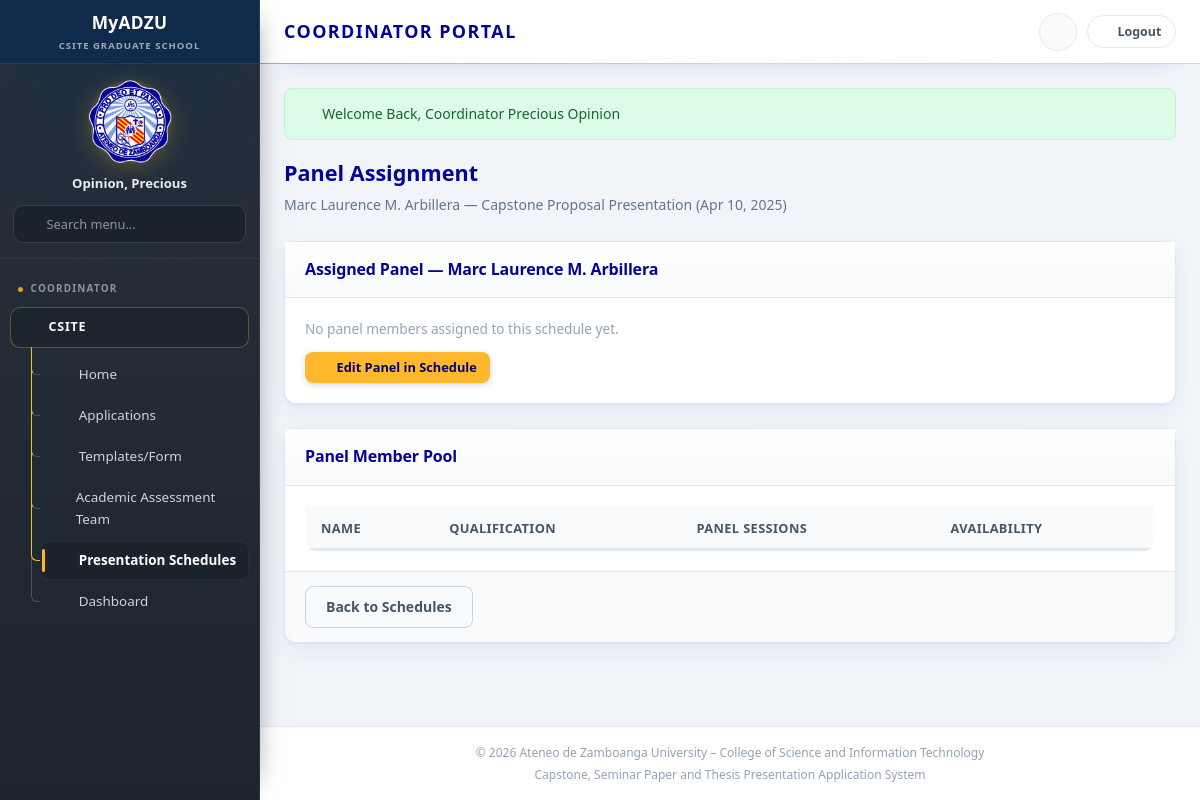
The app's page /coordinator/schedule/panel.php (signed in), older data.
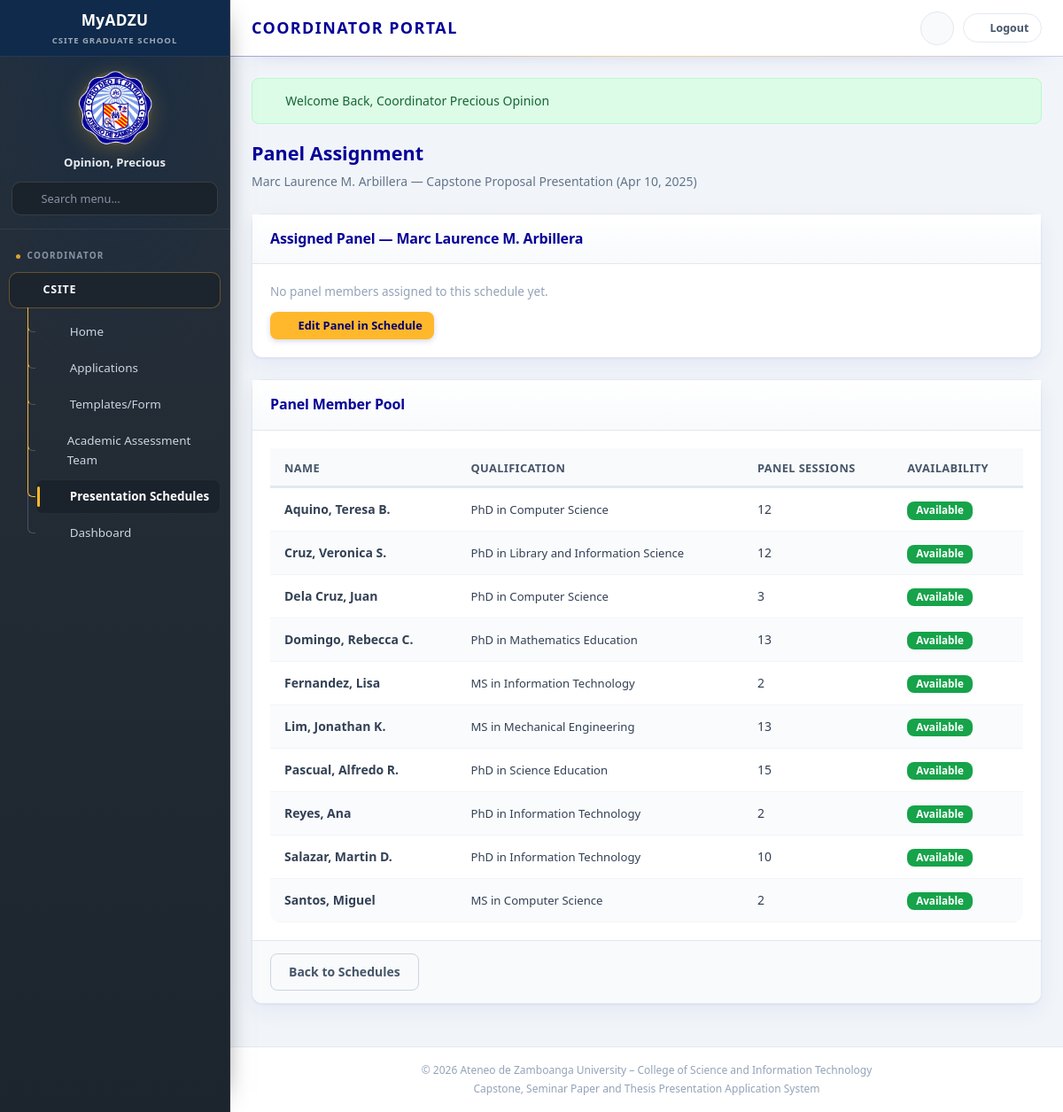
The same page, newer data.
### tables this page shows
CREATE TABLE `panel_members` (
  `panel_member_id` int(11) NOT NULL,
  `first_name` varchar(100) NOT NULL,
  `middle_name` varchar(100) DEFAULT NULL,
  `last_name` varchar(100) NOT NULL,
  `qualification` varchar(150) NOT NULL,
  `email` varchar(100) DEFAULT NULL,
  `availability` enum('available','unavailable') NOT NULL DEFAULT 'available',
  `notes` text DEFAULT NULL,
  `created_at` timestamp NOT NULL DEFAULT current_timestamp(),
  `updated_at` timestamp NOT NULL DEFAULT current_timestamp() ON UPDATE current_timestamp()
);

### includes/config/modules/10-ui-and-urls.php (called while the page is built, shortened)
<?php
function navActive(string $page, string $current): string {
    return $page === $current ? 'active' : '';
}
function url(string $path): string {
    return BASE_URL . '/' . ltrim($path, '/');
}

### includes/integrations/template_sync.php (called while the page is built, shortened)
<?php
function templateSeenColumn(string $role): string {
    return $role === 'coordinator' ? 'seen_coordinator_at' : 'seen_student_at';
}
function templateNotificationsUnreadCount(string $role, string $trackCode = ''): int {
    try {
        $seen = templateSeenColumn($role);
        $sql = 'SELECT COUNT(DISTINCT COALESCE(`drive_file_id`, `file_name`)) AS c FROM `template_notifications` WHERE `' . $seen . '` IS NULL';
        $params = [];
        $row = DB::query($sql, $params)->fetch();
        return (int) ($row['c'] ?? 0);
    } catch (Throwable $e) {
        return 0;
    }
}

### includes/config/db.php (called while the page is built, shortened)
<?php
class DB {
    private static $pdo = null;
    public static function getConnection() {
        if (self::$pdo === null) {
            $host = 'localhost';
            $db   = 'csite_grad_school';
            $user = 'root';
            $pass = '';
            $port = '3306';
            $dsn = "mysql:host=$host;port=$port;dbname=$db;charset=utf8mb4";
            try {
                self::$pdo = new PDO($dsn, $user, $pass, [
                    PDO::ATTR_ERRMODE            => PDO::ERRMODE_EXCEPTION,
                    PDO::ATTR_DEFAULT_FETCH_MODE => PDO::FETCH_ASSOC,
                    PDO::ATTR_EMULATE_PREPARES   => false,
                ]);
            } catch (PDOException $e) {
                die("Database Connection Error: " . $e->getMessage());
            }
        }
        return self::$pdo;
    }
    public static function query($sql, $params = []) {
        $pdo = self::getConnection();
        $stmt = $pdo->prepare($sql);
        $stmt->execute($params);
        return $stmt;
    }
}

### includes/config/modules/45-pools.php (called while the page is built, shortened)
<?php
function normalizePanelMemberRow(array $row): array {
    $firstName = trim((string) ($row['first_name'] ?? ''));
    $middleName = trim((string) ($row['middle_name'] ?? ''));
    $lastName = trim((string) ($row['last_name'] ?? ''));
    $givenName = trim(implode(' ', array_filter([$firstName, $middleName])));
    return [
        'id' => (string) ($row['panel_member_id'] ?? $row['id'] ?? ''),
        'name' => $lastName !== '' ? $lastName . ', ' . $givenName : (string) ($row['name'] ?? ''),
        'first_name' => $firstName,
        'middle_name' => $middleName,
        'last_name' => $lastName,
        'qualification' => (string) ($row['qualification'] ?? ''),
        'email' => (string) ($row['email'] ?? ''),
        'notes' => (string) ($row['notes'] ?? ''),
        'panelSessions' => (int) ($row['panel_sessions'] ?? $row['panelSessions'] ?? 0),
        'availability' => (string) ($row['availability'] ?? 'available'),
    ];
}
function databasePanelMembers(): array {
    if (class_exists('DB')) {
        try {
            $rows = DB::query('SELECT p.*, COUNT(a.assignment_id) AS panel_sessions FROM panel_members p LEFT JOIN schedule_panel_assignments a ON a.panel_member_id = p.panel_member_id GROUP BY p.panel_member_id ORDER BY p.last_name, p.first_name, p.middle_name')->fetchAll();
            return array_map('normalizePanelMemberRow', $rows);
        } catch (Throwable $e) {
        }
    }
    return array_map('normalizePanelMemberRow', storeGet('panels'));
}

### coordinator/schedule/panel.php (the view, shortened to what the changed rows need)
<?php
require_once __DIR__ . '/../../includes/config/db.php';
$role        = 'coordinator';
$currentPage = 'schedule';
$members = databasePanelMembers();
require_once __DIR__ . '/../../includes/layout/header.php';
?>
<div class="page-header">
    <h2>Panel Assignment</h2>
</div>
<div class="card">
    <div class="card-body">
        <div class="table-responsive">
            <table class="data-table">
                <thead>
                    <tr><th>Name</th><th>Qualification</th><th>Panel Sessions</th><th>Availability</th></tr>
                </thead>
                <tbody>
                    <?php foreach ($members as $pm): ?>
                    <tr>
                        <td><strong><?= htmlspecialchars($pm['name']) ?></strong></td>
                        <td style="font-size:0.82rem;"><?= htmlspecialchars($pm['qualification']) ?></td>
                        <td><?= (int) $pm['panelSessions'] ?></td>
                        <td>
                            <form method="post">
                                <button type="submit" class="btn btn-sm <?= ($pm['availability'] ?? '') === 'available' ? 'btn-success' : 'btn-outline' ?>" style="font-size:0.73rem;padding:2px 10px;">
                                    <?= ($pm['availability'] ?? '') === 'available' ? 'Available' : 'Unavailable' ?>
                                </button>
                            </form>
                        </td>
                    </tr>
                    <?php endforeach; ?>
                </tbody>
            </table>
        </div>
    </div>
</div>
<?php require_once __DIR__ . '/../../includes/layout/footer.php'; ?>

### includes/layout/sidebar.php (shortened to what the changed rows need)
<?php
$role        = $role ?? 'student';
$currentPage = $currentPage ?? '';
$isCoordinator = ($role === 'coordinator');
$templateBadgeCount = 0;
if (function_exists('templateNotificationsUnreadCount') && class_exists('DB')) {
    try {
        $templateBadgeCount = $isCoordinator
            ? templateNotificationsUnreadCount('coordinator')
            : templateNotificationsUnreadCount('student', currentStudentTrackCode());
    } catch (Throwable $e) {
        $templateBadgeCount = 0;
    }
}
$templateBadgeCount = max(0, (int) $templateBadgeCount);
$collectKeys = static function (array $links) use (&$collectKeys): array {
    $keys = [];
    foreach ($links as $item) {
        if (!empty($item['key'])) {
            $keys[] = $item['key'];
        }
        if (!empty($item['submenu'])) {
            $keys = array_merge($keys, $collectKeys($item['submenu']));
        }
    }
    return $keys;
};
$coordinatorKeys = $collectKeys($coordinatorLinks);
$csiteCoordOpen   = in_array($currentPage, $coordinatorKeys, true);
$isSubmenuChildActive = static function (array $submenu, string $current): bool {
    foreach ($submenu as $sub) {
        if (($sub['key'] ?? '') === $current) {
            return true;
        }
        if (!empty($sub['submenu'])) {
            foreach ($sub['submenu'] as $nested) {
                if (($nested['key'] ?? '') === $current) {
                    return true;
                }
            }
        }
    }
    return false;
};
$showCoordinatorSection = $isCoordinator;
?>
<aside class="sidebar myadzu-sidebar" id="sidebar" aria-label="MyADZU sidebar navigation">
  <nav class="myadzu-nav" aria-label="Portal navigation">
    <?php if ($showCoordinatorSection): ?>
      <ul>
        <li>
          <div class="myadzu-children <?= $csiteCoordOpen ? 'open' : '' ?>">
            <ul>
              <?php foreach ($coordinatorLinks as $item): ?>
                <li class="<?= $item['key'] === $currentPage || (!empty($item['submenu']) && $isSubmenuChildActive($item['submenu'], $currentPage)) ? 'is-active-path' : '' ?>" data-menu-item data-menu-label="<?= htmlspecialchars(strtolower($item['label'])) ?>">
                  <?php if (!empty($item['submenu'])): ?>
                    <?php $subOpen = $isSubmenuChildActive($item['submenu'], $currentPage) || ($item['key'] === $currentPage); ?>
                    <div class="myadzu-sub-toggle <?= $subOpen ? 'is-open' : '' ?>"
                         data-submenu-toggle role="button" tabindex="0"
                         aria-expanded="<?= $subOpen ? 'true' : 'false' ?>">
                      <i class="fas <?= htmlspecialchars($item['icon']) ?>" aria-hidden="true"></i>
                      <span><?= htmlspecialchars($item['label']) ?></span>
                      <i class="fas fa-chevron-down nav-chevron <?= $subOpen ? 'open' : '' ?>" aria-hidden="true"></i>
                    </div>
                  <?php else: ?>
                    <a class="myadzu-link <?= navActive($item['key'], $currentPage) ?>"
                       href="<?= $item['href'] ?>">
                      <i class="fas <?= htmlspecialchars($item['icon']) ?>" aria-hidden="true"></i>
                      <span><?= htmlspecialchars($item['label']) ?></span>
                    </a>
                  <?php endif; ?>
                </li>
              <?php endforeach; ?>
            </ul>
          </div>
        </li>
      </ul>
    <?php endif; ?>
  </nav>
</aside>

Row changes from the older to the newer data that the page shows:
added panel_members: name "Aquino, Teresa B.", qualification "PhD in Computer Science", panelSessions "12", availability "Available"
added panel_members: name "Cruz, Veronica S.", qualification "PhD in Library and Information Science", panelSessions "12", availability "Available"
added panel_members: name "Dela Cruz, Juan", qualification "PhD in Computer Science", panelSessions "3", availability "Available"
added panel_members: name "Domingo, Rebecca C.", qualification "PhD in Mathematics Education", panelSessions "13", availability "Available"
added panel_members: name "Fernandez, Lisa", qualification "MS in Information Technology", panelSessions "2", availability "Available"
added panel_members: name "Lim, Jonathan K.", qualification "MS in Mechanical Engineering", panelSessions "13", availability "Available"
added panel_members: name "Pascual, Alfredo R.", qualification "PhD in Science Education", panelSessions "15", availability "Available"
added panel_members: name "Reyes, Ana", qualification "PhD in Information Technology", panelSessions "2", availability "Available"
added panel_members: name "Salazar, Martin D.", qualification "PhD in Information Technology", panelSessions "10", availability "Available"
added panel_members: name "Santos, Miguel", qualification "MS in Computer Science", panelSessions "2", availability "Available"
